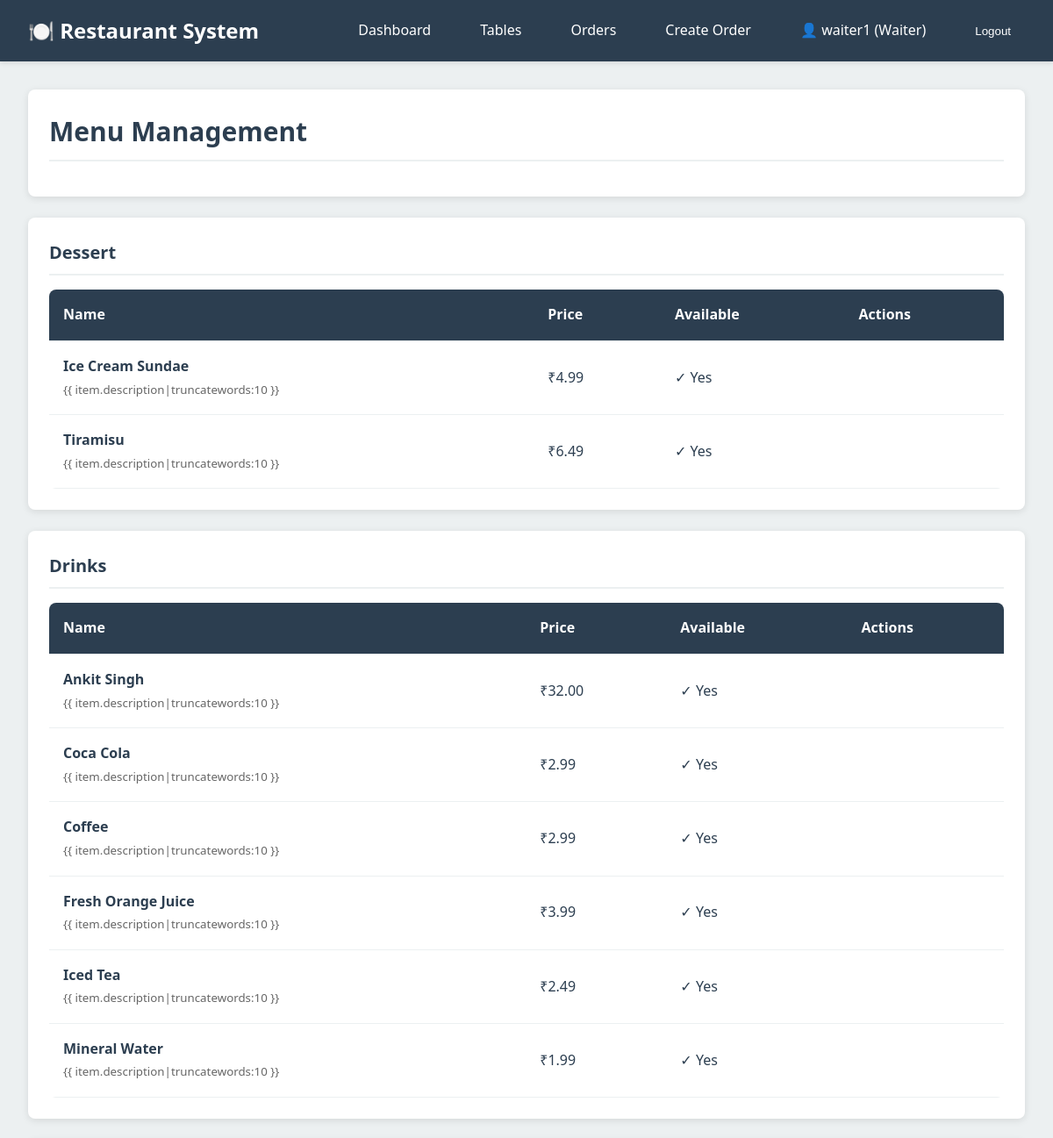
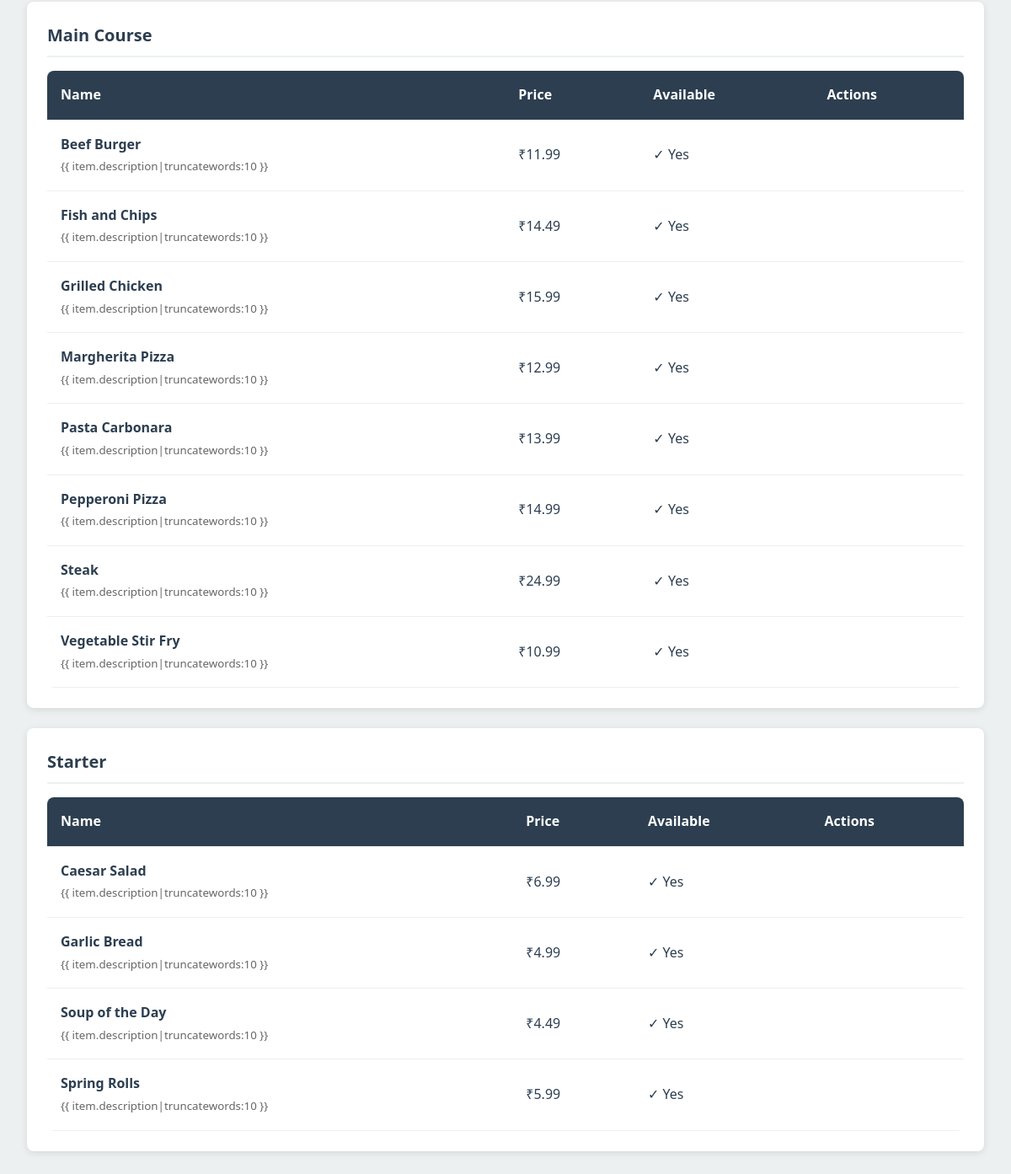
Screenshot of /menu/ (signed in) with the database file from the repository (2 pictures, top to bottom).
### accounts/models.py (models this page shows, shortened)
class User(AbstractUser):
    class Role(models.TextChoices):
        WAITER = 'WAITER', 'Waiter'
        CASHIER = 'CASHIER', 'Cashier'
        MANAGER = 'MANAGER', 'Manager'
    role = models.CharField(
        max_length=10,
        choices=Role.choices,
        default=Role.WAITER
    )
    phone_number = models.CharField(max_length=15, blank=True)
    employee_id = models.CharField(max_length=20, unique=True, blank=True, null=True)
    class Meta:
        db_table = 'users'
        verbose_name = 'User'
        verbose_name_plural = 'Users'
    @property
    def is_waiter(self):
        return self.role == self.Role.WAITER
    @property
    def is_cashier(self):
        return self.role == self.Role.CASHIER
    @property
    def is_manager(self):
        return self.role == self.Role.MANAGER

### menu/models.py (models this page shows, shortened)
class MenuItem(models.Model):
    class Category(models.TextChoices):
        STARTER = 'STARTER', 'Starter'
        MAIN = 'MAIN', 'Main Course'
        DRINKS = 'DRINKS', 'Drinks'
        DESSERT = 'DESSERT', 'Dessert'
    name = models.CharField(max_length=200)
    category = models.CharField(
        max_length=20,
        choices=Category.choices,
        db_index=True
    )
    price = models.DecimalField(
        max_digits=10,
        decimal_places=2,
        validators=[MinValueValidator(Decimal('0.01'))]
    )
    description = models.TextField(blank=True)
    image = models.ImageField(upload_to='menu_items/', blank=True, null=True)
    is_available = models.BooleanField(default=True, db_index=True)
    created_at = models.DateTimeField(auto_now_add=True)
    updated_at = models.DateTimeField(auto_now=True)
    class Meta:
        db_table = 'menu_items'
        ordering = ['category', 'name']
        verbose_name = 'Menu Item'
        verbose_name_plural = 'Menu Items'

### menu/views.py (the view)
# urls.py: path('', views.MenuItemListView.as_view(), name='list'),
class MenuItemListView(LoginRequiredMixin, ListView):
    model = MenuItem
    template_name = 'menu/menu_list.html'
    context_object_name = 'menu_items'
    def get_queryset(self):
        queryset = MenuItem.objects.all().order_by('category', 'name')
        category = self.request.GET.get('category')
        if category:
            queryset = queryset.filter(category=category)
        if not self.request.user.is_manager:
            queryset = queryset.filter(is_available=True)
        return queryset

### templates/menu/menu_list.html (shortened to what this page needs)
{% extends 'base.html' %}
{% block content %}
<div class="container">
    <div class="card">
        <div class="card-header flex justify-between items-center">
            <h2>Menu Management</h2>
        </div>
    </div>
    {% regroup menu_items by get_category_display as category_list %}
    {% for category in category_list %}
    <div class="card">
        <div class="card-header"><strong>{{ category.grouper }}</strong></div>
        <table class="table">
            <thead>
                <tr>
                    <th>Name</th>
                    <th>Price</th>
                    <th>Available</th>
                    <th>Actions</th>
                </tr>
            </thead>
            <tbody>
                {% for item in category.list %}
                <tr>
                    <td><strong>{{ item.name }}</strong><br><small style="color:#666;">{{
                            item.description|truncatewords:10 }}</small></td>
                    <td>₹{{ item.price }}</td>
                    <td>{% if item.is_available %}✓ Yes{% else %}✗ No{% endif %}</td>
                    <td>
                    </td>
                </tr>
                {% endfor %}
            </tbody>
        </table>
    </div>
    {% endfor %}
</div>
{% endblock %}

### templates/base.html (shortened to what this page needs)
<!DOCTYPE html>
<html lang="en">
<head>
    {% load static %}
    <link rel="stylesheet" href="{% static 'css/style.css' %}">
</head>
<body>
    {% if user.is_authenticated %}
    <nav class="navbar">
        <a href="{% url 'dashboard:home' %}" class="navbar-brand">🍽️ Restaurant System</a>
        <ul class="navbar-nav">
            <li><a href="{% url 'dashboard:home' %}" class="nav-link">Dashboard</a></li>
            <li><a href="{% url 'dashboard:table_status' %}" class="nav-link">Tables</a></li>
            {% if user.is_waiter or user.is_manager %}
            <li><a href="{% url 'orders:list' %}" class="nav-link">Orders</a></li>
            <li><a href="{% url 'orders:create' %}" class="nav-link">Create Order</a></li>
            {% endif %}
            <li>
                <span class="nav-link" style="cursor: default;">
                    👤 {{ user.username }} ({{ user.get_role_display }})
                </span>
            </li>
            <li>
                <form method="post" action="{% url 'accounts:logout' %}" style="display: inline;">
                    <button type="submit" class="nav-link" style="background: none; border: none; cursor: pointer; color: white;">
                        Logout
                    </button>
                </form>
            </li>
        </ul>
    </nav>
    {% endif %}
    <main>
        {% block content %}{% endblock %}
    </main>
</body>
</html>

### static/css/style.css (style rules this page uses)
:root { --primary-color: #2c3e50; --secondary-color: #3498db; --success-color: #27ae60; --warning-color: #f39c12; --danger-color: #e74c3c; --info-color: #16a085; --light-bg: #ecf0f1; --dark-text: #2c3e50; --border-color: #bdc3c7; }
* { margin: 0; padding: 0; box-sizing: border-box; }
body { font-family: 'Segoe UI', Tahoma, Geneva, Verdana, sans-serif; background-color: var(--light-bg); color: var(--dark-text); line-height: 1.6; }
.navbar { background-color: var(--primary-color); color: white; padding: 1rem 2rem; display: flex; justify-content: space-between; align-items: center; box-shadow: 0 2px 5px rgba(0,0,0,0.1); }
.navbar-brand { font-size: 1.5rem; font-weight: bold; color: white; text-decoration: none; }
.navbar-nav { display: flex; list-style: none; gap: 1.5rem; align-items: center; }
.nav-link { color: white; text-decoration: none; padding: 0.5rem 1rem; border-radius: 4px; transition: background-color 0.3s; }
.container { max-width: 1200px; margin: 0 auto; padding: 2rem; }
.card { background: white; border-radius: 8px; box-shadow: 0 2px 8px rgba(0,0,0,0.1); padding: 1.5rem; margin-bottom: 1.5rem; }
.card-header { font-size: 1.25rem; font-weight: 600; margin-bottom: 1rem; padding-bottom: 0.5rem; border-bottom: 2px solid var(--light-bg); }
.table { width: 100%; border-collapse: collapse; background: white; border-radius: 8px; overflow: hidden; }
.table thead { background-color: var(--primary-color); color: white; }
.table th, .table td { padding: 1rem; text-align: left; border-bottom: 1px solid var(--light-bg); }
.flex { display: flex; }
.justify-between { justify-content: space-between; }
.items-center { align-items: center; }

### rows the page displays
User: username "waiter1", role "Waiter"
MenuItem: name "Ice Cream Sundae", price "4.99", is_available "✓ Yes"
MenuItem: name "Tiramisu", price "6.49", is_available "✓ Yes"
MenuItem: name "Ankit Singh", price "32.00", is_available "✓ Yes"
MenuItem: name "Coca Cola", price "2.99", is_available "✓ Yes"
MenuItem: name "Coffee", price "2.99", is_available "✓ Yes"
MenuItem: name "Fresh Orange Juice", price "3.99", is_available "✓ Yes"
MenuItem: name "Iced Tea", price "2.49", is_available "✓ Yes"
MenuItem: name "Mineral Water", price "1.99", is_available "✓ Yes"
MenuItem: name "Beef Burger", price "11.99", is_available "✓ Yes"
MenuItem: name "Fish and Chips", price "14.49", is_available "✓ Yes"
MenuItem: name "Grilled Chicken", price "15.99", is_available "✓ Yes"
MenuItem: name "Margherita Pizza", price "12.99", is_available "✓ Yes"
MenuItem: name "Pasta Carbonara", price "13.99", is_available "✓ Yes"
MenuItem: name "Pepperoni Pizza", price "14.99", is_available "✓ Yes"
MenuItem: name "Steak", price "24.99", is_available "✓ Yes"
MenuItem: name "Vegetable Stir Fry", price "10.99", is_available "✓ Yes"
MenuItem: name "Caesar Salad", price "6.99", is_available "✓ Yes"
MenuItem: name "Garlic Bread", price "4.99", is_available "✓ Yes"
MenuItem: name "Soup of the Day", price "4.49", is_available "✓ Yes"
MenuItem: name "Spring Rolls", price "5.99", is_available "✓ Yes"

### other values shown
{{ category.grouper }} "Dessert" "Drinks" "Main Course" "Starter"
